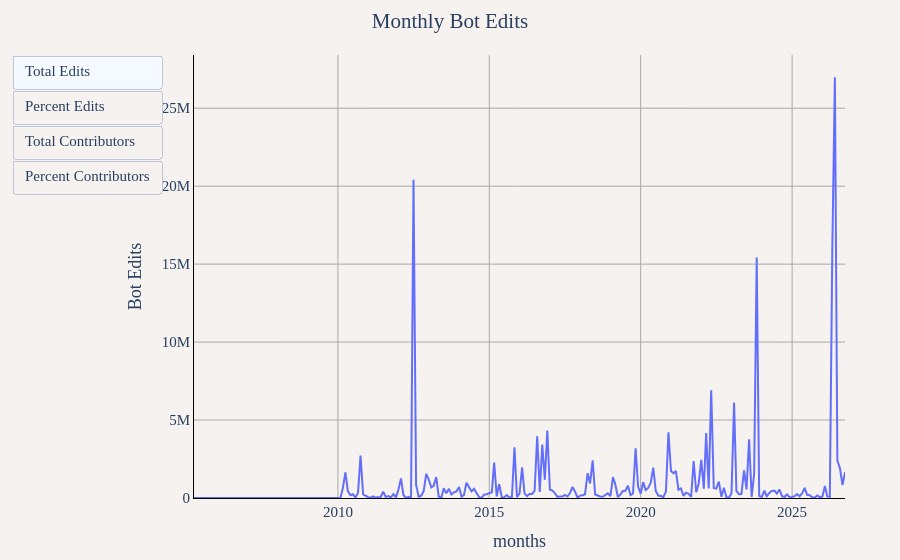

Write notebook code for a chart like this one.
### Markdown cell above
## Monthly Bot Activity Trends

Analysis of monthly total, percentage, and accumulated bot edits and contributors.

### Code cell
# Monthly bot statistics with totals, percentages, and accumulated values
df = duckdb.sql("""
WITH monthly_total AS (
    SELECT 
        year,
        month,
        CONCAT(year, '-', LPAD(CAST(month as VARCHAR), 2, '0')) as months,
        COUNT(DISTINCT user_name) as total_contributors,
        CAST(SUM(edit_count) as BIGINT) as total_edits
    FROM '../changeset_data/year=*/month=*/*.parquet'
    GROUP BY year, month
),
monthly_bot AS (
    SELECT 
        year,
        month,
        CONCAT(year, '-', LPAD(CAST(month as VARCHAR), 2, '0')) as months,
        COUNT(DISTINCT user_name) as bot_contributors,
        CAST(SUM(edit_count) as BIGINT) as bot_edits
    FROM '../changeset_data/year=*/month=*/*.parquet'
    WHERE bot = true
    GROUP BY year, month
)
SELECT 
    mt.months,
    mt.year,
    mt.month,
    COALESCE(mb.bot_contributors, 0) as "Bot Contributors",
    COALESCE(mb.bot_edits, 0) as "Bot Edits",
    ROUND((COALESCE(mb.bot_contributors, 0) * 100.0) / mt.total_contributors, 2) as "Percent Bot Contributors",
    ROUND((COALESCE(mb.bot_edits, 0) * 100.0) / mt.total_edits, 2) as "Percent Bot Edits",
FROM monthly_total mt
LEFT JOIN monthly_bot mb ON mt.year = mb.year AND mt.month = mb.month
ORDER BY mt.year, mt.month
""").df()

util.show_figure(
    [
        util.FigureConfig(
            title="Monthly Bot Edits",
            label="Total Edits",
            x_col="months",
            y_col="Bot Edits",
            query_or_df=df,
        ),
        util.FigureConfig(
            title="Percentage of Bot Edits",
            label="Percent Edits",
            x_col="months",
            y_col="Percent Bot Edits",
            y_unit_hover_template="%",
            query_or_df=df,
        ),
        util.FigureConfig(
            title="Monthly Bot Contributors",
            label="Total Contributors",
            x_col="months",
            y_col="Bot Contributors",
            query_or_df=df,
        ),
        util.FigureConfig(
            title="Percentage of Bot Contributors",
            label="Percent Contributors",
            x_col="months",
            y_col="Percent Bot Contributors",
            y_unit_hover_template="%",
            query_or_df=df,
        ),
    ]
)

### Figure 1 — Plotly figure (JSON) as saved in the notebook; plotly's stock layout.template omitted (floating-point values rounded to 4 significant figures; data arrays with more than 128 entries replaced by an {"elided": "..."} marker saying what was removed)
{"data": [{"hovertemplate": "Bot Edits<br>%{x}<br>%{y:,} Bot Edits<extra></extra>", "name": "Bot Edits", "type": "scatter", "visible": true, "x": {"elided": "259 str values"}, "y": {"elided": "259 int values"}}, {"hovertemplate": "Bot Edits<br>%{x}<br>%{y:,} %<extra></extra>", "name": "Bot Edits", "type": "scatter", "visible": false, "x": {"elided": "259 str values"}, "y": {"elided": "259 float values"}}, {"hovertemplate": "Bot Edits<br>%{x}<br>%{y:,} Bot Contributors<extra></extra>", "name": "Bot Edits", "type": "scatter", "visible": false, "x": {"elided": "259 str values"}, "y": {"elided": "259 int values"}}, {"hovertemplate": "Bot Edits<br>%{x}<br>%{y:,} %<extra></extra>", "name": "Bot Edits", "type": "scatter", "visible": false, "x": {"elided": "259 str values"}, "y": {"elided": "259 float values"}}], "layout": {"barmode": "stack", "font": {"family": "Times", "size": 15}, "margin": {"b": 55, "l": 55, "r": 55, "t": 55}, "paper_bgcolor": "#f5f2f0", "plot_bgcolor": "#f5f2f0", "title": {"text": "Monthly Bot Edits", "x": 0.5}, "updatemenus": [{"buttons": [{"args": [{"visible": [true, false, false, false]}, {"title.text": "Monthly Bot Edits", "xaxis.title.text": "months", "yaxis.title.text": "Bot Edits"}], "label": "Total Edits", "method": "update"}, {"args": [{"visible": [false, true, false, false]}, {"title.text": "Percentage of Bot Edits", "xaxis.title.text": "months", "yaxis.title.text": "Percent Bot Edits"}], "label": "Percent Edits", "method": "update"}, {"args": [{"visible": [false, false, true, false]}, {"title.text": "Monthly Bot Contributors", "xaxis.title.text": "months", "yaxis.title.text": "Bot Contributors"}], "label": "Total Contributors", "method": "update"}, {"args": [{"visible": [false, false, false, true]}, {"title.text": "Percentage of Bot Contributors", "xaxis.title.text": "months", "yaxis.title.text": "Percent Bot Contributors"}], "label": "Percent Contributors", "method": "update"}], "type": "buttons"}], "xaxis": {"gridcolor": "darkgray", "linecolor": "black", "showgrid": true, "tickcolor": "black", "title": {"text": "months"}, "zerolinecolor": "darkgray"}, "yaxis": {"gridcolor": "darkgray", "linecolor": "black", "rangemode": "tozero", "showgrid": true, "tickcolor": "black", "title": {"text": "Bot Edits"}, "zerolinecolor": "darkgray"}}}
